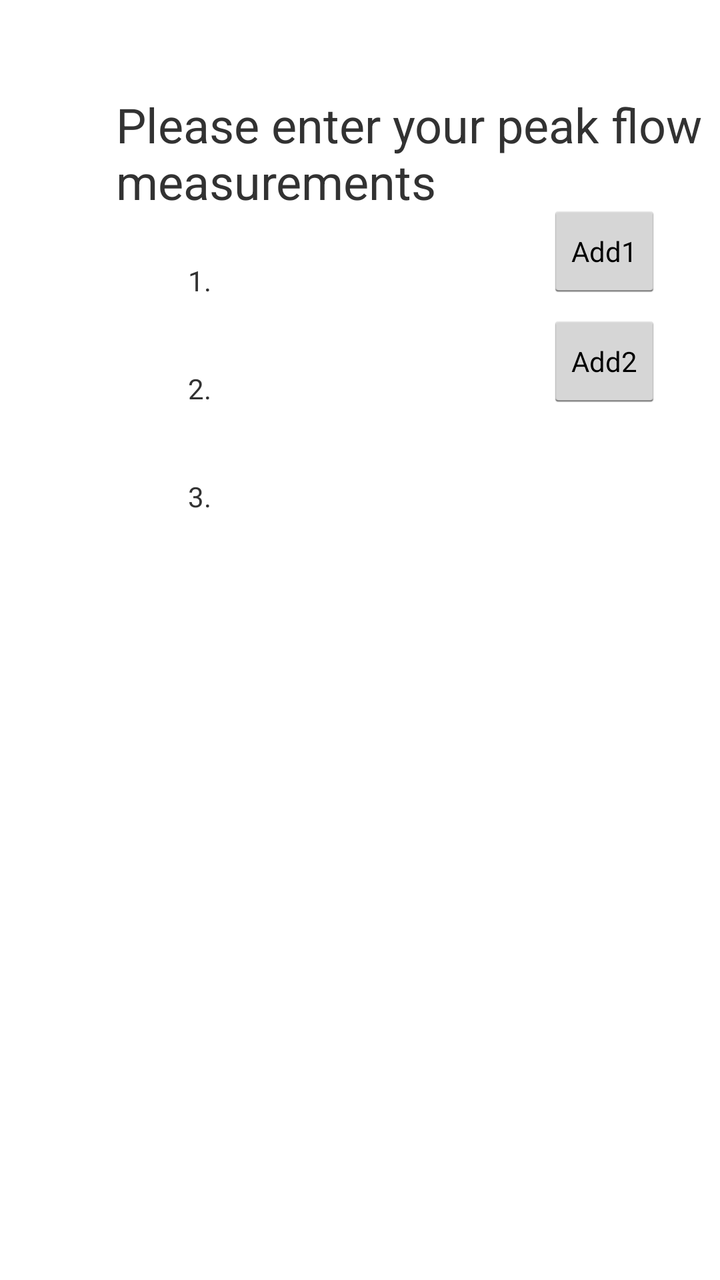
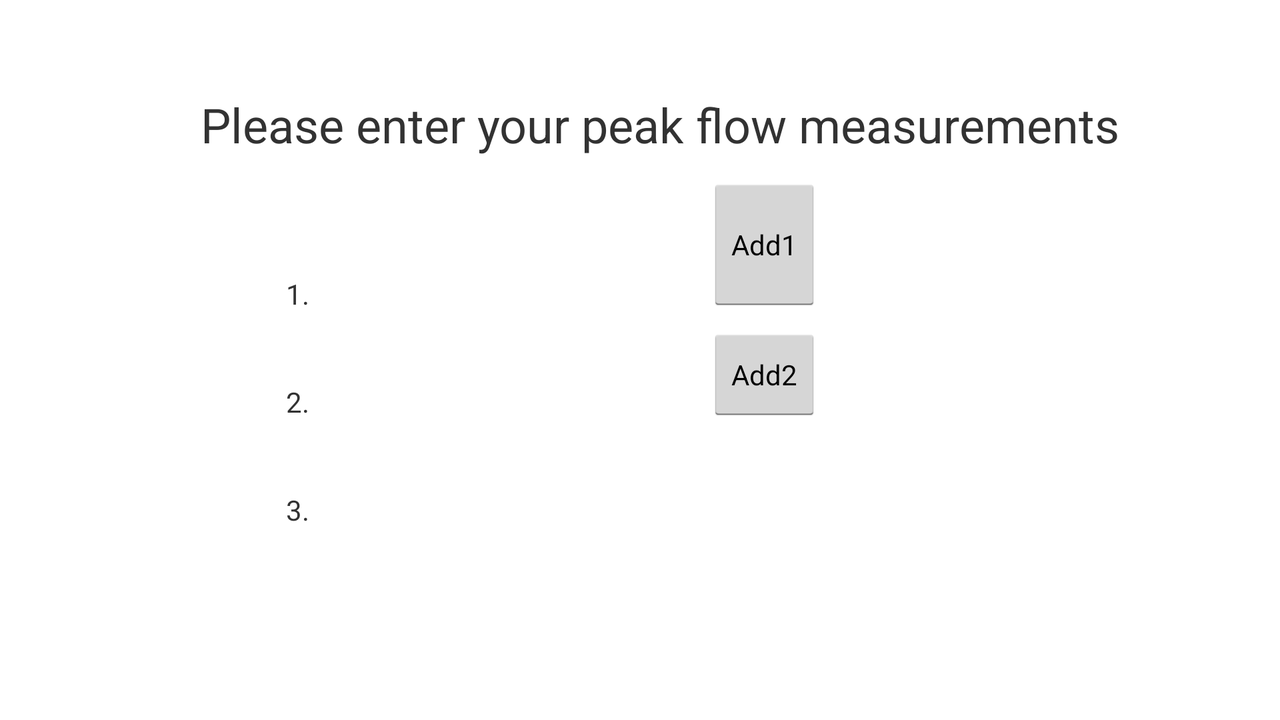

First picture: res/layout/ on a phone held upright. Second picture: the repository's own variant of that layout, on a device whose configuration matches the variant's folder. Source for both follows.
<!-- AndroidManifest.xml: application theme pinktheme -->
<!-- res/layout/activity_peak_flow.xml -->
<RelativeLayout xmlns:android="http://schemas.android.com/apk/res/android"
    xmlns:tools="http://schemas.android.com/tools"
    android:layout_width="match_parent"
    android:layout_height="match_parent"
    tools:context="${packageName}.${activityClass}" >

    <TextView
        android:id="@+id/peakFlow"
        android:layout_width="wrap_content"
        android:layout_height="wrap_content"
        android:layout_alignParentLeft="true"
        android:layout_alignParentTop="true"
        android:layout_marginLeft="58dp"
        android:layout_marginTop="46dp"
        android:text="@string/PeakFlow"
        android:textSize="@dimen/activity_subhead" />

    <TextView
        android:id="@+id/peakFlow01"
        android:layout_width="wrap_content"
        android:layout_height="wrap_content"
        android:layout_alignLeft="@+id/peakFlow"
        android:layout_below="@+id/peakFlow"
        android:layout_marginLeft="36dp"
        android:layout_marginTop="24dp"
        android:text="@string/PeakFlow1" />
    
     <TextView
         android:id="@+id/peakFlow03"
         android:layout_width="wrap_content"
         android:layout_height="wrap_content"
         android:layout_alignLeft="@+id/peakFlow01"
         android:layout_below="@+id/peakFlow02"
         android:layout_marginTop="35dp"
         android:text="@string/PeakFlow3" />

    <TextView
        android:id="@+id/peakFlow02"
        android:layout_width="wrap_content"
        android:layout_height="wrap_content"
        android:layout_alignLeft="@+id/peakFlow01"
        android:layout_below="@+id/peakFlow01"
        android:layout_marginTop="35dp"
        android:text="@string/PeakFlow2" />

    <EditText
        android:id="@+id/etPeakFlow01"
        android:layout_width="wrap_content"
        android:layout_height="wrap_content"
        android:layout_alignBaseline="@+id/peakFlow01"
        android:layout_alignBottom="@+id/peakFlow01"
        android:layout_marginLeft="15dp"
        android:layout_toRightOf="@+id/peakFlow01"
        android:ems="10"
        android:inputType="number" >

        <requestFocus />
    </EditText>

    <EditText
        android:id="@+id/etPeakFlow02"
        android:layout_width="wrap_content"
        android:layout_height="wrap_content"
        android:layout_alignBaseline="@+id/peakFlow02"
        android:layout_alignBottom="@+id/peakFlow02"
        android:layout_marginLeft="15dp"
        android:layout_toRightOf="@+id/peakFlow02"
        android:ems="10"
        android:inputType="number" />

    <EditText
        android:id="@+id/etPeakFlow03"
        android:layout_width="wrap_content"
        android:layout_height="wrap_content"
        android:layout_alignBaseline="@+id/peakFlow03"
        android:layout_alignBottom="@+id/peakFlow03"
        android:layout_marginLeft="15dp"
        android:layout_toRightOf="@+id/peakFlow03"
        android:ems="10"
        android:inputType="number" />
<Button
        android:id="@+id/btnPfAdd1"
        style="?android:attr/buttonStyleSmall"
        android:layout_width="wrap_content"
        android:layout_height="wrap_content"
        android:layout_alignBottom="@+id/peakFlow01"
        android:layout_alignRight="@+id/etPeakFlow01"
        android:text="Add1" />
    <Button
        android:id="@+id/btnPfAdd2"
        style="?android:attr/buttonStyleSmall"
        android:layout_width="wrap_content"
        android:layout_height="wrap_content"
        android:layout_alignBottom="@+id/etPeakFlow02"
        android:layout_alignRight="@+id/etPeakFlow02"
        android:text="Add2" />

    

</RelativeLayout>
<!-- resources referenced by this layout -->
<resources>
  <dimen name="activity_subhead">24dp</dimen>
  <string name="PeakFlow">Please enter your peak flow measurements </string>
  <string name="PeakFlow1">1. </string>
  <string name="PeakFlow2">2. </string>
  <string name="PeakFlow3">3. </string>
  <style name="pinktheme" parent="@style/_pinktheme" />
  <style name="AutoCompleteTextViewpinktheme" parent="android:Widget.Holo.Light.AutoCompleteTextView">
        <item name="android:dropDownSelector">@drawable/pinktheme_list_selector_holo_light</item>
  	    <item name="android:background">@drawable/pinktheme_edit_text_holo_light</item>
    </style>
  <style name="Buttonpinktheme" parent="android:Widget.Holo.Light.Button">
  	  <item name="android:background">@drawable/pinktheme_btn_default_holo_light</item>
    </style>
  <style name="ImageButtonpinktheme" parent="android:Widget.Holo.Light.ImageButton">
  	  <item name="android:background">@drawable/pinktheme_btn_default_holo_light</item>
    </style>
  <style name="Spinnerpinktheme" parent="android:Widget.Holo.Light.Spinner">
        <item name="android:background">@drawable/pinktheme_spinner_background_holo_light</item>
        <item name="android:dropDownSelector">@drawable/pinktheme_list_selector_holo_light</item>
    </style>
  <style name="ProgressBarpinktheme" parent="android:Widget.Holo.Light.ProgressBar.Horizontal">
        <item name="android:progressDrawable">@drawable/pinktheme_progress_horizontal_holo_light</item>
        <item name="android:indeterminateDrawable">@drawable/pinktheme_progress_indeterminate_horizontal_holo_light</item>
    </style>
  <style name="RatingBarpinktheme" parent="android:Widget.Holo.Light.RatingBar">
        <item name="android:progressDrawable">@drawable/pinktheme_ratingbar_full_holo_light</item>
        <item name="android:indeterminateDrawable">@drawable/pinktheme_ratingbar_full_holo_light</item>
    </style>
  <style name="RatingBarBigpinktheme" parent="android:Widget.Holo.Light.RatingBar.Indicator">
        <item name="android:progressDrawable">@drawable/pinktheme_ratingbar_holo_light</item>
        <item name="android:indeterminateDrawable">@drawable/pinktheme_ratingbar_holo_light</item>
    </style>
  <style name="RatingBarSmallpinktheme" parent="android:Widget.Holo.Light.RatingBar.Small">
        <item name="android:progressDrawable">@drawable/pinktheme_ratingbar_small_holo_light</item>
        <item name="android:indeterminateDrawable">@drawable/pinktheme_ratingbar_small_holo_light</item>
    </style>
  <style name="Togglepinktheme" parent="android:Widget.Holo.Light.Button.Toggle">
        <item name="android:background">@drawable/pinktheme_btn_toggle_holo_light</item>
    </style>
  <!-- drawable pinktheme_activated_background_holo_light (drawable) -->
  <?xml version="1.0" encoding="utf-8"?>
  <selector xmlns:android="http://schemas.android.com/apk/res/android">
      <item android:state_activated="true" android:drawable="@drawable/pinktheme_list_activated_holo" />
      <item android:drawable="@android:color/transparent" />
  </selector>
  <!-- drawable pinktheme_fastscroll_thumb_holo (drawable) -->
  <?xml version="1.0" encoding="utf-8"?>
  <selector xmlns:android="http://schemas.android.com/apk/res/android">
      <item android:state_pressed="true" android:drawable="@drawable/pinktheme_fastscroll_thumb_pressed_holo" />
      <item android:drawable="@drawable/pinktheme_fastscroll_thumb_default_holo" />
  </selector>
  <!-- drawable pinktheme_list_selector_background_transition_holo_light (drawable) -->
  <?xml version="1.0" encoding="utf-8"?>
  <transition xmlns:android="http://schemas.android.com/apk/res/android">
      <item android:drawable="@drawable/pinktheme_list_pressed_holo_light"  />
      <item android:drawable="@drawable/pinktheme_list_longpressed_holo"  />
  </transition>
</resources>
<!-- res/layout-land/activity_peak_flow.xml (the repository's variant of the layout above) -->
<!-- drawn on the phone turned sideways -->
<RelativeLayout xmlns:android="http://schemas.android.com/apk/res/android"
    xmlns:tools="http://schemas.android.com/tools"
    android:layout_width="match_parent"
    android:layout_height="match_parent"
    android:layout_gravity="center"
    tools:context="${packageName}.${activityClass}" >

    <TextView
        android:id="@+id/peakFlow"
        android:layout_width="wrap_content"
        android:layout_height="wrap_content"
        android:layout_alignParentLeft="true"
        android:layout_alignParentTop="true"
        android:layout_marginBottom="10dp"
        android:layout_marginLeft="100dp"
        android:layout_marginTop="46dp"
        android:gravity="center"
        android:text="@string/PeakFlow"
        android:textSize="@dimen/activity_subhead" />

    <TextView
        android:id="@+id/peakFlow01"
        android:layout_width="wrap_content"
        android:layout_height="wrap_content"
        android:layout_alignLeft="@+id/peakFlow"
        android:layout_below="@+id/peakFlow"
        android:layout_marginLeft="43dp"
        android:layout_marginTop="49dp"
        android:text="@string/PeakFlow1" />

    <EditText
        android:id="@+id/etPeakFlow01"
        android:layout_width="wrap_content"
        android:layout_height="wrap_content"
        android:layout_alignBottom="@+id/peakFlow01"
        android:layout_below="@+id/peakFlow"
        android:layout_marginLeft="46dp"
        android:layout_toRightOf="@+id/peakFlow01"
        android:ems="10"
        android:inputType="number" >

        <requestFocus />
    </EditText>
    
    <Button
        android:id="@+id/btnPfAdd1"
        style="?android:attr/buttonStyleSmall"
        android:layout_width="wrap_content"
        android:layout_height="wrap_content"
        android:layout_below="@+id/peakFlow"
        android:layout_alignRight="@+id/etPeakFlow01"
        android:layout_alignBottom="@+id/etPeakFlow01"
        android:text="Add1" />
    
     <TextView
        android:id="@+id/peakFlow02"
        android:layout_width="wrap_content"
        android:layout_height="wrap_content"
        android:layout_alignLeft="@+id/peakFlow01"
        android:layout_below="@+id/peakFlow01"
        android:layout_marginTop="35dp"
        android:text="@string/PeakFlow2" />
     <EditText
        android:id="@+id/etPeakFlow02"
        android:layout_width="wrap_content"
        android:layout_height="wrap_content"
        android:layout_alignBaseline="@+id/peakFlow02"
        android:layout_alignBottom="@+id/peakFlow02"
        android:layout_alignLeft="@+id/etPeakFlow01"
        android:ems="10"
        android:inputType="number" />
     <Button
        android:id="@+id/btnPfAdd2"
        style="?android:attr/buttonStyleSmall"
        android:layout_width="wrap_content"
        android:layout_height="wrap_content"
        android:layout_alignBottom="@+id/etPeakFlow02"
        android:layout_alignRight="@+id/etPeakFlow02"
        android:text="Add2" />
     
     
    <TextView
        android:id="@+id/peakFlow03"
        android:layout_width="wrap_content"
        android:layout_height="wrap_content"
        android:layout_alignLeft="@+id/peakFlow01"
        android:layout_below="@+id/peakFlow02"
        android:layout_marginTop="35dp"
        android:text="@string/PeakFlow3" />

   

    

    

    <EditText
        android:id="@+id/etPeakFlow03"
        android:layout_width="wrap_content"
        android:layout_height="wrap_content"
        android:layout_alignBaseline="@+id/peakFlow03"
        android:layout_alignBottom="@+id/peakFlow03"
        android:layout_alignLeft="@+id/etPeakFlow02"
        android:ems="10"
        android:inputType="number" >
    </EditText>

    

    



</RelativeLayout>
